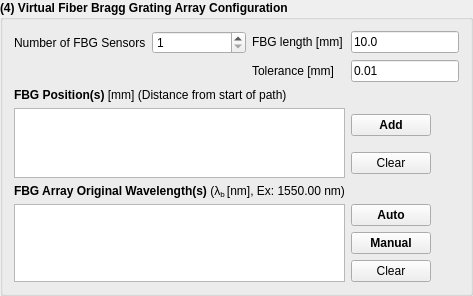
        <widget class="QGroupBox" name="groupBox_7">
         <property name="sizePolicy">
          <sizepolicy hsizetype="Preferred" vsizetype="Expanding">
           <horstretch>0</horstretch>
           <verstretch>0</verstretch>
          </sizepolicy>
         </property>
         <property name="font">
          <font>
           <weight>75</weight>
           <bold>true</bold>
          </font>
         </property>
         <property name="title">
          <string>(4) Virtual Fiber Bragg Grating Array Configuration</string>
         </property>
         <layout class="QGridLayout" name="gridLayout_30">
          <item row="0" column="0">
           <layout class="QGridLayout" name="gridLayout_29">
            <item row="4" column="3">
             <widget class="QPushButton" name="pushButton_ClearFBGPosition">
              <property name="sizePolicy">
               <sizepolicy hsizetype="Maximum" vsizetype="Fixed">
                <horstretch>0</horstretch>
                <verstretch>0</verstretch>
               </sizepolicy>
              </property>
              <property name="font">
               <font>
                <weight>50</weight>
                <bold>false</bold>
               </font>
              </property>
              <property name="text">
               <string>Clear</string>
              </property>
             </widget>
            </item>
            <item row="0" column="2">
             <widget class="QLabel" name="label_19">
              <property name="font">
               <font>
                <weight>50</weight>
                <bold>false</bold>
               </font>
              </property>
              <property name="text">
               <string>&lt;html&gt;&lt;head/&gt;&lt;body&gt;&lt;p&gt;FBG length [mm]&lt;/p&gt;&lt;/body&gt;&lt;/html&gt;</string>
              </property>
             </widget>
            </item>
            <item row="0" column="3">
             <widget class="QLineEdit" name="lineEdit_FBGlength">
              <property name="sizePolicy">
               <sizepolicy hsizetype="Maximum" vsizetype="Fixed">
                <horstretch>0</horstretch>
                <verstretch>0</verstretch>
               </sizepolicy>
              </property>
              <property name="font">
               <font>
                <weight>50</weight>
                <bold>false</bold>
               </font>
              </property>
              <property name="text">
               <string>10.0</string>
              </property>
             </widget>
            </item>
            <item row="0" column="0">
             <widget class="QLabel" name="label_18">
              <property name="font">
               <font>
                <weight>50</weight>
                <bold>false</bold>
               </font>
              </property>
              <property name="text">
               <string>Number of FBG Sensors</string>
              </property>
             </widget>
            </item>
            <item row="11" column="3">
             <widget class="QPushButton" name="pushButton_ClearFBGOriginalWavelength">
              <property name="sizePolicy">
               <sizepolicy hsizetype="Maximum" vsizetype="Fixed">
                <horstretch>0</horstretch>
                <verstretch>0</verstretch>
               </sizepolicy>
              </property>
              <property name="font">
               <font>
                <weight>50</weight>
                <bold>false</bold>
               </font>
              </property>
              <property name="text">
               <string>Clear</string>
              </property>
             </widget>
            </item>
            <item row="7" column="0" colspan="3">
             <widget class="QLabel" name="label_21">
              <property name="sizePolicy">
               <sizepolicy hsizetype="Preferred" vsizetype="Maximum">
                <horstretch>0</horstretch>
                <verstretch>0</verstretch>
               </sizepolicy>
              </property>
              <property name="font">
               <font>
                <weight>75</weight>
                <bold>true</bold>
               </font>
              </property>
              <property name="text">
               <string>&lt;html&gt;&lt;head/&gt;&lt;body&gt;&lt;p&gt;FBG Array Original Wavelength(s) &lt;span style=&quot; font-weight:400;&quot;&gt;(λ&lt;/span&gt;&lt;span style=&quot; font-weight:400; vertical-align:sub;&quot;&gt;b &lt;/span&gt;&lt;span style=&quot; font-weight:400;&quot;&gt;[&lt;/span&gt;&lt;span style=&quot; font-weight:400;&quot;&gt;nm], Ex: 1550.00 nm)&lt;/span&gt;&lt;/p&gt;&lt;/body&gt;&lt;/html&gt;</string>
              </property>
             </widget>
            </item>
            <item row="0" column="1">
             <widget class="QSpinBox" name="spinBox_NumberFBG">
              <property name="font">
               <font>
                <weight>50</weight>
                <bold>false</bold>
               </font>
              </property>
              <property name="minimum">
               <number>1</number>
              </property>
             </widget>
            </item>
            <item row="2" column="0" colspan="3">
             <widget class="QLabel" name="label_20">
              <property name="sizePolicy">
               <sizepolicy hsizetype="Preferred" vsizetype="Maximum">
                <horstretch>0</horstretch>
                <verstretch>0</verstretch>
               </sizepolicy>
              </property>
              <property name="font">
               <font>
                <weight>75</weight>
                <bold>true</bold>
               </font>
              </property>
              <property name="text">
               <string>&lt;html&gt;&lt;head/&gt;&lt;body&gt;&lt;p&gt;FBG Position(s) &lt;span style=&quot; font-weight:400;&quot;&gt;[mm] (Distance from start of path)&lt;/span&gt;&lt;/p&gt;&lt;/body&gt;&lt;/html&gt;</string>
              </property>
             </widget>
            </item>
            <item row="3" column="3">
             <widget class="QPushButton" name="pushButton_AddFBGPosition">
              <property name="sizePolicy">
               <sizepolicy hsizetype="Maximum" vsizetype="Fixed">
                <horstretch>0</horstretch>
                <verstretch>0</verstretch>
               </sizepolicy>
              </property>
              <property name="text">
               <string>Add</string>
              </property>
             </widget>
            </item>
            <item row="1" column="3">
             <widget class="QLineEdit" name="lineEdit_tolerance">
              <property name="sizePolicy">
               <sizepolicy hsizetype="Maximum" vsizetype="Maximum">
                <horstretch>0</horstretch>
                <verstretch>0</verstretch>
               </sizepolicy>
              </property>
              <property name="font">
               <font>
                <weight>50</weight>
                <bold>false</bold>
               </font>
              </property>
              <property name="text">
               <string>0.01</string>
              </property>
             </widget>
            </item>
            <item row="1" column="2">
             <widget class="QLabel" name="label_25">
              <property name="font">
               <font>
                <weight>50</weight>
                <bold>false</bold>
               </font>
              </property>
              <property name="text">
               <string>Tolerance [mm]</string>
              </property>
             </widget>
            </item>
            <item row="10" column="3">
             <widget class="QPushButton" name="pushButton_AddFBGOriginalWavelength">
              <property name="sizePolicy">
               <sizepolicy hsizetype="Maximum" vsizetype="Fixed">
                <horstretch>0</horstretch>
                <verstretch>0</verstretch>
               </sizepolicy>
              </property>
              <property name="text">
               <string>Manual</string>
              </property>
             </widget>
            </item>
            <item row="9" column="3">
             <widget class="QPushButton" name="pushButton_AutoOSA">
              <property name="sizePolicy">
               <sizepolicy hsizetype="Maximum" vsizetype="Fixed">
                <horstretch>0</horstretch>
                <verstretch>0</verstretch>
               </sizepolicy>
              </property>
              <property name="text">
               <string>Auto</string>
              </property>
             </widget>
            </item>
            <item row="3" column="0" rowspan="2" colspan="3">
             <widget class="QTextEdit" name="textEdit_FBGPosition">
              <property name="font">
               <font>
                <weight>50</weight>
                <bold>false</bold>
               </font>
              </property>
              <property name="textInteractionFlags">
               <set>Qt::TextSelectableByKeyboard|Qt::TextSelectableByMouse</set>
              </property>
             </widget>
            </item>
            <item row="9" column="0" rowspan="3" colspan="3">
             <widget class="QTextEdit" name="textEdit_FBGOriginalWavelength">
              <property name="font">
               <font>
                <weight>50</weight>
                <bold>false</bold>
               </font>
              </property>
              <property name="textInteractionFlags">
               <set>Qt::TextSelectableByKeyboard|Qt::TextSelectableByMouse</set>
              </property>
             </widget>
            </item>
           </layout>
          </item>
         </layout>
        </widget>
